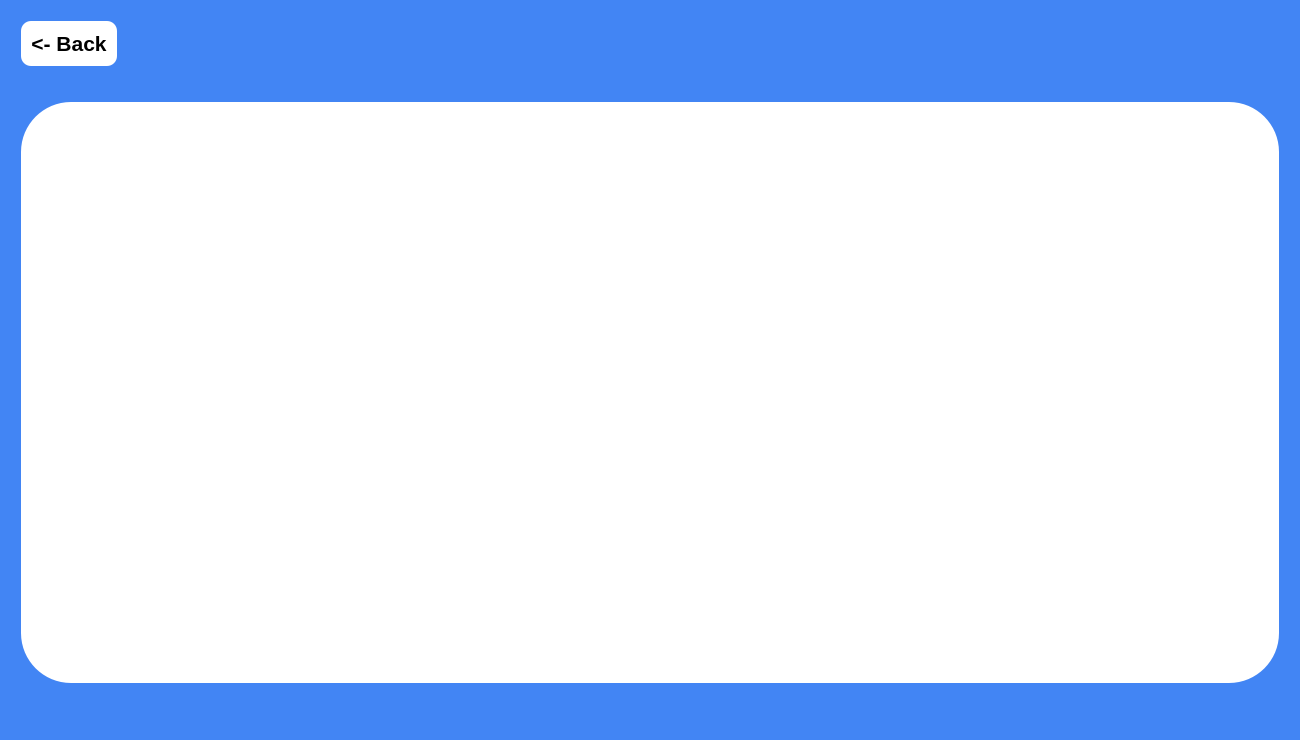
<?xml version="1.0" encoding="UTF-8"?>
<ui version="4.0">
 <class>MainWindow</class>
 <widget class="QMainWindow" name="MainWindow">
  <property name="enabled">
   <bool>true</bool>
  </property>
  <property name="geometry">
   <rect>
    <x>0</x>
    <y>0</y>
    <width>1300</width>
    <height>740</height>
   </rect>
  </property>
  <property name="windowTitle">
   <string>MainWindow</string>
  </property>
  <widget class="QWidget" name="centralwidget">
   <layout class="QGridLayout" name="gridLayout_4">
    <property name="leftMargin">
     <number>0</number>
    </property>
    <property name="topMargin">
     <number>0</number>
    </property>
    <property name="rightMargin">
     <number>0</number>
    </property>
    <property name="bottomMargin">
     <number>0</number>
    </property>
    <item row="0" column="0">
     <widget class="QStackedWidget" name="stackedWidget">
      <property name="styleSheet">
       <string notr="true">#Login_Page{
background-color: #4285F4;
}

#Configuration_Page{background-color: #4285F4;
}

#Map_Page{background-color: #4285F4;
}

 #Sensor_Page{background-color: #4285F4;
}</string>
      </property>
      <property name="currentIndex">
       <number>3</number>
      </property>
      <widget class="QWidget" name="Login_Page">
       <layout class="QGridLayout" name="gridLayout_2">
        <item row="1" column="3">
         <spacer name="horizontalSpacer">
          <property name="orientation">
           <enum>Qt::Horizontal</enum>
          </property>
          <property name="sizeHint" stdset="0">
           <size>
            <width>40</width>
            <height>20</height>
           </size>
          </property>
         </spacer>
        </item>
        <item row="1" column="0">
         <widget class="QLabel" name="Login_Graphics">
          <property name="text">
           <string/>
          </property>
          <property name="pixmap">
           <pixmap resource="resources.qrc">:/Assets/assets/Login_page_Graphic.png</pixmap>
          </property>
         </widget>
        </item>
        <item row="2" column="2">
         <spacer name="verticalSpacer">
          <property name="orientation">
           <enum>Qt::Vertical</enum>
          </property>
          <property name="sizeHint" stdset="0">
           <size>
            <width>20</width>
            <height>40</height>
           </size>
          </property>
         </spacer>
        </item>
        <item row="1" column="2">
         <widget class="QWidget" name="Login_Widget" native="true">
          <property name="sizePolicy">
           <sizepolicy hsizetype="Preferred" vsizetype="Preferred">
            <horstretch>0</horstretch>
            <verstretch>0</verstretch>
           </sizepolicy>
          </property>
          <property name="maximumSize">
           <size>
            <width>16777215</width>
            <height>16777215</height>
           </size>
          </property>
          <property name="autoFillBackground">
           <bool>false</bool>
          </property>
          <property name="styleSheet">
           <string notr="true">#Login_Widget{
background-color: #FFFFFF;
border-radius: 30px;
padding: 20px}</string>
          </property>
          <layout class="QVBoxLayout" name="verticalLayout" stretch="0,0,0,0">
           <property name="spacing">
            <number>12</number>
           </property>
           <property name="leftMargin">
            <number>36</number>
           </property>
           <property name="topMargin">
            <number>36</number>
           </property>
           <property name="rightMargin">
            <number>36</number>
           </property>
           <property name="bottomMargin">
            <number>36</number>
           </property>
           <item>
            <widget class="QLabel" name="Login_Label">
             <property name="font">
              <font>
               <pointsize>22</pointsize>
               <weight>75</weight>
               <bold>true</bold>
              </font>
             </property>
             <property name="layoutDirection">
              <enum>Qt::LeftToRight</enum>
             </property>
             <property name="styleSheet">
              <string notr="true"/>
             </property>
             <property name="text">
              <string>Login</string>
             </property>
             <property name="alignment">
              <set>Qt::AlignCenter</set>
             </property>
            </widget>
           </item>
           <item>
            <widget class="QWidget" name="widget_8" native="true">
             <layout class="QVBoxLayout" name="verticalLayout_9">
              <item>
               <widget class="QWidget" name="widget_6" native="true">
                <layout class="QVBoxLayout" name="verticalLayout_7">
                 <property name="spacing">
                  <number>17</number>
                 </property>
                 <item>
                  <widget class="QLabel" name="Username_Label">
                   <property name="font">
                    <font>
                     <pointsize>16</pointsize>
                     <weight>75</weight>
                     <bold>true</bold>
                    </font>
                   </property>
                   <property name="text">
                    <string>Username</string>
                   </property>
                  </widget>
                 </item>
                 <item>
                  <widget class="QLineEdit" name="Enter_Username_LineEdit">
                   <property name="minimumSize">
                    <size>
                     <width>0</width>
                     <height>44</height>
                    </size>
                   </property>
                   <property name="maximumSize">
                    <size>
                     <width>16777215</width>
                     <height>44</height>
                    </size>
                   </property>
                   <property name="styleSheet">
                    <string notr="true">#Enter_Username_LineEdit{
border : solid #868686;
border-width : 2px;
border-radius: 10px
}</string>
                   </property>
                   <property name="frame">
                    <bool>false</bool>
                   </property>
                   <property name="placeholderText">
                    <string>Enter Username</string>
                   </property>
                  </widget>
                 </item>
                </layout>
               </widget>
              </item>
              <item>
               <widget class="QWidget" name="widget_7" native="true">
                <layout class="QVBoxLayout" name="verticalLayout_8">
                 <property name="spacing">
                  <number>17</number>
                 </property>
                 <item>
                  <widget class="QLabel" name="Password_Label">
                   <property name="font">
                    <font>
                     <pointsize>16</pointsize>
                     <weight>75</weight>
                     <bold>true</bold>
                    </font>
                   </property>
                   <property name="text">
                    <string>Password</string>
                   </property>
                  </widget>
                 </item>
                 <item>
                  <widget class="QLineEdit" name="Enter_Password_LineEdit">
                   <property name="sizePolicy">
                    <sizepolicy hsizetype="Expanding" vsizetype="Fixed">
                     <horstretch>0</horstretch>
                     <verstretch>0</verstretch>
                    </sizepolicy>
                   </property>
                   <property name="minimumSize">
                    <size>
                     <width>0</width>
                     <height>44</height>
                    </size>
                   </property>
                   <property name="maximumSize">
                    <size>
                     <width>16777215</width>
                     <height>44</height>
                    </size>
                   </property>
                   <property name="styleSheet">
                    <string notr="true">#Enter_Password_LineEdit{
border : solid #868686;
border-width : 2px;
border-radius: 10px
}</string>
                   </property>
                   <property name="frame">
                    <bool>false</bool>
                   </property>
                   <property name="placeholderText">
                    <string>Enter Password</string>
                   </property>
                  </widget>
                 </item>
                </layout>
               </widget>
              </item>
             </layout>
            </widget>
           </item>
           <item>
            <widget class="QLabel" name="Error_Label">
             <property name="minimumSize">
              <size>
               <width>0</width>
               <height>20</height>
              </size>
             </property>
             <property name="maximumSize">
              <size>
               <width>16777215</width>
               <height>20</height>
              </size>
             </property>
            </widget>
           </item>
           <item alignment="Qt::AlignHCenter">
            <widget class="QPushButton" name="Login_PushButton">
             <property name="sizePolicy">
              <sizepolicy hsizetype="Expanding" vsizetype="Fixed">
               <horstretch>0</horstretch>
               <verstretch>0</verstretch>
              </sizepolicy>
             </property>
             <property name="minimumSize">
              <size>
               <width>340</width>
               <height>56</height>
              </size>
             </property>
             <property name="maximumSize">
              <size>
               <width>340</width>
               <height>56</height>
              </size>
             </property>
             <property name="font">
              <font>
               <pointsize>16</pointsize>
               <weight>75</weight>
               <bold>true</bold>
              </font>
             </property>
             <property name="styleSheet">
              <string notr="true">#Login_PushButton{
background-color: qlineargradient(x1: 0, y1: 0, x2: 0, y2: 1, stop: 0 #4285F4, stop: 1 #4285F4);
border: none;
border-radius: 20px;
color: white
}</string>
             </property>
             <property name="text">
              <string>Login</string>
             </property>
            </widget>
           </item>
          </layout>
         </widget>
        </item>
        <item row="1" column="1">
         <spacer name="horizontalSpacer_2">
          <property name="orientation">
           <enum>Qt::Horizontal</enum>
          </property>
          <property name="sizeHint" stdset="0">
           <size>
            <width>40</width>
            <height>20</height>
           </size>
          </property>
         </spacer>
        </item>
        <item row="0" column="2">
         <spacer name="verticalSpacer_2">
          <property name="orientation">
           <enum>Qt::Vertical</enum>
          </property>
          <property name="sizeHint" stdset="0">
           <size>
            <width>20</width>
            <height>40</height>
           </size>
          </property>
         </spacer>
        </item>
       </layout>
      </widget>
      <widget class="QWidget" name="Configuration_Page">
       <layout class="QGridLayout" name="gridLayout_3">
        <item row="2" column="1">
         <spacer name="horizontalSpacer_5">
          <property name="orientation">
           <enum>Qt::Vertical</enum>
          </property>
          <property name="sizeType">
           <enum>QSizePolicy::Maximum</enum>
          </property>
          <property name="sizeHint" stdset="0">
           <size>
            <width>20</width>
            <height>40</height>
           </size>
          </property>
         </spacer>
        </item>
        <item row="1" column="2">
         <spacer name="horizontalSpacer_4">
          <property name="orientation">
           <enum>Qt::Horizontal</enum>
          </property>
          <property name="sizeType">
           <enum>QSizePolicy::Maximum</enum>
          </property>
          <property name="sizeHint" stdset="0">
           <size>
            <width>40</width>
            <height>20</height>
           </size>
          </property>
         </spacer>
        </item>
        <item row="1" column="1">
         <widget class="QWidget" name="Background_Card" native="true">
          <property name="sizePolicy">
           <sizepolicy hsizetype="Preferred" vsizetype="Preferred">
            <horstretch>0</horstretch>
            <verstretch>0</verstretch>
           </sizepolicy>
          </property>
          <property name="maximumSize">
           <size>
            <width>16777215</width>
            <height>16777215</height>
           </size>
          </property>
          <property name="layoutDirection">
           <enum>Qt::LeftToRight</enum>
          </property>
          <property name="styleSheet">
           <string notr="true">#Background_Card{
background-color:#FFFFFF;
border-radius:40;

}</string>
          </property>
          <layout class="QVBoxLayout" name="verticalLayout_2">
           <property name="leftMargin">
            <number>12</number>
           </property>
           <property name="topMargin">
            <number>36</number>
           </property>
           <property name="rightMargin">
            <number>12</number>
           </property>
           <property name="bottomMargin">
            <number>12</number>
           </property>
           <item>
            <widget class="QLabel" name="Initial_Configuration_Label">
             <property name="sizePolicy">
              <sizepolicy hsizetype="Expanding" vsizetype="Fixed">
               <horstretch>0</horstretch>
               <verstretch>0</verstretch>
              </sizepolicy>
             </property>
             <property name="font">
              <font>
               <pointsize>22</pointsize>
               <weight>75</weight>
               <bold>true</bold>
              </font>
             </property>
             <property name="styleSheet">
              <string notr="true">#Initial_Configuration_Label{
background: transparent}</string>
             </property>
             <property name="text">
              <string>Initial Configuration</string>
             </property>
             <property name="alignment">
              <set>Qt::AlignCenter</set>
             </property>
            </widget>
           </item>
           <item>
            <widget class="QWidget" name="widget" native="true">
             <property name="sizePolicy">
              <sizepolicy hsizetype="Preferred" vsizetype="Preferred">
               <horstretch>0</horstretch>
               <verstretch>0</verstretch>
              </sizepolicy>
             </property>
             <layout class="QHBoxLayout" name="horizontalLayout" stretch="5,5">
              <item alignment="Qt::AlignVCenter">
               <widget class="QWidget" name="widget_2" native="true">
                <property name="sizePolicy">
                 <sizepolicy hsizetype="Preferred" vsizetype="Preferred">
                  <horstretch>0</horstretch>
                  <verstretch>0</verstretch>
                 </sizepolicy>
                </property>
                <layout class="QVBoxLayout" name="verticalLayout_3">
                 <property name="spacing">
                  <number>12</number>
                 </property>
                 <item alignment="Qt::AlignTop">
                  <widget class="QWidget" name="widget_4" native="true">
                   <layout class="QVBoxLayout" name="verticalLayout_5">
                    <property name="spacing">
                     <number>17</number>
                    </property>
                    <item>
                     <widget class="QLabel" name="Initial_Latitude_Label">
                      <property name="font">
                       <font>
                        <pointsize>16</pointsize>
                        <weight>75</weight>
                        <bold>true</bold>
                       </font>
                      </property>
                      <property name="text">
                       <string>Initial Latitude</string>
                      </property>
                     </widget>
                    </item>
                    <item>
                     <widget class="QLineEdit" name="Enter_Latitude_LineEdit">
                      <property name="minimumSize">
                       <size>
                        <width>0</width>
                        <height>44</height>
                       </size>
                      </property>
                      <property name="styleSheet">
                       <string notr="true">#Enter_Latitude_LineEdit{
border : solid #868686;
border-width : 2px;
border-radius: 10px
}</string>
                      </property>
                      <property name="placeholderText">
                       <string>Enter current Latitude</string>
                      </property>
                     </widget>
                    </item>
                   </layout>
                  </widget>
                 </item>
                 <item>
                  <spacer name="verticalSpacer_3">
                   <property name="orientation">
                    <enum>Qt::Vertical</enum>
                   </property>
                   <property name="sizeHint" stdset="0">
                    <size>
                     <width>20</width>
                     <height>40</height>
                    </size>
                   </property>
                  </spacer>
                 </item>
                 <item alignment="Qt::AlignTop">
                  <widget class="QWidget" name="widget_5" native="true">
                   <layout class="QVBoxLayout" name="verticalLayout_6">
                    <property name="spacing">
                     <number>16</number>
                    </property>
                    <item>
                     <widget class="QLabel" name="Initial_Longitude_Label">
                      <property name="font">
                       <font>
                        <pointsize>16</pointsize>
                        <weight>75</weight>
                        <bold>true</bold>
                       </font>
                      </property>
                      <property name="text">
                       <string>Initial Longitude</string>
                      </property>
                     </widget>
                    </item>
                    <item>
                     <widget class="QLineEdit" name="Enter_Longitude_LineEdit">
                      <property name="minimumSize">
                       <size>
                        <width>0</width>
                        <height>44</height>
                       </size>
                      </property>
                      <property name="styleSheet">
                       <string notr="true">#Enter_Longitude_LineEdit{
border : solid #868686;
border-width : 2px;
border-radius: 10px
}</string>
                      </property>
                      <property name="placeholderText">
                       <string>Enter current Longitude</string>
                      </property>
                     </widget>
                    </item>
                   </layout>
                  </widget>
                 </item>
                </layout>
               </widget>
              </item>
              <item alignment="Qt::AlignHCenter">
               <widget class="QWidget" name="widget_3" native="true">
                <layout class="QVBoxLayout" name="verticalLayout_4">
                 <item>
                  <widget class="QPushButton" name="Load_PushButton">
                   <property name="sizePolicy">
                    <sizepolicy hsizetype="Fixed" vsizetype="Fixed">
                     <horstretch>0</horstretch>
                     <verstretch>0</verstretch>
                    </sizepolicy>
                   </property>
                   <property name="minimumSize">
                    <size>
                     <width>256</width>
                     <height>56</height>
                    </size>
                   </property>
                   <property name="font">
                    <font>
                     <pointsize>16</pointsize>
                     <weight>75</weight>
                     <bold>true</bold>
                    </font>
                   </property>
                   <property name="styleSheet">
                    <string notr="true">#Load_PushButton{
background-color: qlineargradient(x1: 0, y1: 0, x2: 0, y2: 1, stop: 0 #4285F4, stop: 1 #4285F4);
border: none;
border-radius: 20px;
color: white
}</string>
                   </property>
                   <property name="text">
                    <string>Load</string>
                   </property>
                  </widget>
                 </item>
                 <item>
                  <widget class="QPushButton" name="Save_PushButton">
                   <property name="sizePolicy">
                    <sizepolicy hsizetype="Fixed" vsizetype="Fixed">
                     <horstretch>0</horstretch>
                     <verstretch>0</verstretch>
                    </sizepolicy>
                   </property>
                   <property name="minimumSize">
                    <size>
                     <width>256</width>
                     <height>56</height>
                    </size>
                   </property>
                   <property name="font">
                    <font>
                     <pointsize>16</pointsize>
                     <weight>75</weight>
                     <bold>true</bold>
                    </font>
                   </property>
                   <property name="styleSheet">
                    <string notr="true">#Save_PushButton{
background-color: qlineargradient(x1: 0, y1: 0, x2: 0, y2: 1, stop: 0 #4285F4, stop: 1 #4285F4);
border: none;
border-radius: 20px;
color: white
}</string>
                   </property>
                   <property name="text">
                    <string>Save</string>
                   </property>
                  </widget>
                 </item>
                 <item>
                  <widget class="QPushButton" name="Start_PushButton">
                   <property name="sizePolicy">
                    <sizepolicy hsizetype="Fixed" vsizetype="Fixed">
                     <horstretch>0</horstretch>
                     <verstretch>0</verstretch>
                    </sizepolicy>
                   </property>
                   <property name="minimumSize">
                    <size>
                     <width>256</width>
                     <height>56</height>
                    </size>
                   </property>
                   <property name="font">
                    <font>
                     <pointsize>16</pointsize>
                     <weight>75</weight>
                     <bold>true</bold>
                    </font>
                   </property>
                   <property name="styleSheet">
                    <string notr="true">#Start_PushButton{
background-color: qlineargradient(x1: 0, y1: 0, x2: 0, y2: 1, stop: 0 #4285F4, stop: 1 #4285F4);
border: none;
border-radius: 20px;
color: white
}</string>
                   </property>
                   <property name="text">
                    <string>Start</string>
                   </property>
                  </widget>
                 </item>
                </layout>
               </widget>
              </item>
             </layout>
            </widget>
           </item>
          </layout>
         </widget>
        </item>
        <item row="1" column="0">
         <spacer name="horizontalSpacer_3">
          <property name="orientation">
           <enum>Qt::Horizontal</enum>
          </property>
          <property name="sizeType">
           <enum>QSizePolicy::Preferred</enum>
          </property>
          <property name="sizeHint" stdset="0">
           <size>
            <width>40</width>
            <height>20</height>
           </size>
          </property>
         </spacer>
        </item>
        <item row="0" column="1">
         <spacer name="horizontalSpacer_6">
          <property name="orientation">
           <enum>Qt::Vertical</enum>
          </property>
          <property name="sizeType">
           <enum>QSizePolicy::Maximum</enum>
          </property>
          <property name="sizeHint" stdset="0">
           <size>
            <width>20</width>
            <height>40</height>
           </size>
          </property>
         </spacer>
        </item>
       </layout>
      </widget>
      <widget class="QWidget" name="Map_Page">
       <layout class="QVBoxLayout" name="verticalLayout_10">
        <property name="leftMargin">
         <number>16</number>
        </property>
        <property name="topMargin">
         <number>16</number>
        </property>
        <property name="rightMargin">
         <number>16</number>
        </property>
        <property name="bottomMargin">
         <number>32</number>
        </property>
        <item>
         <layout class="QVBoxLayout" name="Map_Page_Layout" stretch="9,1">
          <property name="spacing">
           <number>16</number>
          </property>
          <property name="sizeConstraint">
           <enum>QLayout::SetDefaultConstraint</enum>
          </property>
          <item>
           <widget class="QWidget" name="Map_Widget" native="true">
            <property name="maximumSize">
             <size>
              <width>16777215</width>
              <height>500</height>
             </size>
            </property>
            <property name="styleSheet">
             <string notr="true">#Map_Widget{
background-color: #FFFFFF;
border-radius: 25px;
padding: 20px}</string>
            </property>
            <layout class="QGridLayout" name="gridLayout">
             <property name="leftMargin">
              <number>0</number>
             </property>
             <property name="topMargin">
              <number>0</number>
             </property>
             <property name="rightMargin">
              <number>0</number>
             </property>
             <property name="bottomMargin">
              <number>0</number>
             </property>
             <item row="0" column="0">
              <layout class="QVBoxLayout" name="MapViz_Layout"/>
             </item>
            </layout>
           </widget>
          </item>
          <item>
           <widget class="QWidget" name="Info_Widget" native="true">
            <property name="sizePolicy">
             <sizepolicy hsizetype="Preferred" vsizetype="Minimum">
              <horstretch>0</horstretch>
              <verstretch>0</verstretch>
             </sizepolicy>
            </property>
            <property name="minimumSize">
             <size>
              <width>0</width>
              <height>0</height>
             </size>
            </property>
            <property name="styleSheet">
             <string notr="true">#Info_Widget{
background-color: #FFFFFF;
border-radius: 25px;
padding: 20px}</string>
            </property>
            <layout class="QVBoxLayout" name="verticalLayout_11" stretch="0,0">
             <property name="spacing">
              <number>0</number>
             </property>
             <property name="leftMargin">
              <number>0</number>
             </property>
             <property name="topMargin">
              <number>0</number>
             </property>
             <property name="rightMargin">
              <number>0</number>
             </property>
             <property name="bottomMargin">
              <number>0</number>
             </property>
             <item>
              <widget class="QWidget" name="widget_9" native="true">
               <property name="sizePolicy">
                <sizepolicy hsizetype="Preferred" vsizetype="Minimum">
                 <horstretch>0</horstretch>
                 <verstretch>0</verstretch>
                </sizepolicy>
               </property>
               <property name="minimumSize">
                <size>
                 <width>0</width>
                 <height>0</height>
                </size>
               </property>
               <layout class="QHBoxLayout" name="horizontalLayout_2">
                <property name="topMargin">
                 <number>0</number>
                </property>
                <property name="bottomMargin">
                 <number>0</number>
                </property>
                <item>
                 <widget class="QWidget" name="widget_15" native="true">
                  <layout class="QHBoxLayout" name="horizontalLayout_4">
                   <property name="leftMargin">
                    <number>0</number>
                   </property>
                   <property name="topMargin">
                    <number>0</number>
                   </property>
                   <property name="rightMargin">
                    <number>0</number>
                   </property>
                   <property name="bottomMargin">
                    <number>0</number>
                   </property>
                   <item>
                    <widget class="QLabel" name="label">
                     <property name="text">
                      <string>Latitude:</string>
                     </property>
                     <property name="alignment">
                      <set>Qt::AlignCenter</set>
                     </property>
                    </widget>
                   </item>
                   <item>
                    <widget class="QLabel" name="Current_Latitude_Label">
                     <property name="text">
                      <string>-</string>
                     </property>
                     <property name="alignment">
                      <set>Qt::AlignCenter</set>
                     </property>
                    </widget>
                   </item>
                  </layout>
                 </widget>
                </item>
                <item>
                 <widget class="QWidget" name="widget_14" native="true">
                  <layout class="QHBoxLayout" name="horizontalLayout_5">
                   <property name="leftMargin">
                    <number>0</number>
                   </property>
                   <property name="topMargin">
                    <number>0</number>
                   </property>
                   <property name="rightMargin">
                    <number>0</number>
                   </property>
                   <property name="bottomMargin">
                    <number>0</number>
                   </property>
                   <item>
                    <widget class="QLabel" name="label_4">
                     <property name="text">
                      <string>Longitude:</string>
                     </property>
                     <property name="alignment">
                      <set>Qt::AlignCenter</set>
                     </property>
                    </widget>
                   </item>
                   <item>
                    <widget class="QLabel" name="Current_Longitude_Label">
                     <property name="text">
                      <string>-</string>
                     </property>
                     <property name="alignment">
                      <set>Qt::AlignCenter</set>
                     </property>
                    </widget>
                   </item>
                  </layout>
                 </widget>
                </item>
                <item>
                 <widget class="QWidget" name="widget_13" native="true">
                  <layout class="QHBoxLayout" name="horizontalLayout_9">
                   <property name="leftMargin">
                    <number>0</number>
                   </property>
                   <property name="topMargin">
                    <number>0</number>
                   </property>
                   <property name="rightMargin">
                    <number>0</number>
                   </property>
                   <property name="bottomMargin">
                    <number>0</number>
                   </property>
                   <item>
                    <widget class="QLabel" name="label_7">
                     <property name="text">
                      <string>Direction:</string>
                     </property>
                     <property name="alignment">
                      <set>Qt::AlignCenter</set>
                     </property>
                    </widget>
                   </item>
                   <item>
                    <widget class="QLabel" name="Current_Direction_Label">
                     <property name="text">
                      <string>-</string>
                     </property>
                     <property name="alignment">
                      <set>Qt::AlignCenter</set>
                     </property>
                    </widget>
                   </item>
                  </layout>
                 </widget>
                </item>
                <item>
                 <widget class="QWidget" name="widget_12" native="true">
                  <layout class="QHBoxLayout" name="horizontalLayout_10">
                   <property name="leftMargin">
                    <number>0</number>
                   </property>
                   <property name="topMargin">
                    <number>0</number>
                   </property>
                   <property name="rightMargin">
                    <number>0</number>
                   </property>
                   <property name="bottomMargin">
                    <number>0</number>
                   </property>
                   <item>
                    <widget class="QLabel" name="label_11">
                     <property name="text">
                      <string>Distance Covered:</string>
                     </property>
                     <property name="alignment">
                      <set>Qt::AlignCenter</set>
                     </property>
                    </widget>
                   </item>
                   <item>
                    <widget class="QLabel" name="Distance_Covered_Label">
                     <property name="text">
                      <string>-</string>
                     </property>
                     <property name="alignment">
                      <set>Qt::AlignCenter</set>
                     </property>
                    </widget>
                   </item>
                  </layout>
                 </widget>
                </item>
                <item>
                 <widget class="QWidget" name="widget_11" native="true">
                  <layout class="QHBoxLayout" name="horizontalLayout_13">
                   <property name="leftMargin">
                    <number>0</number>
                   </property>
                   <property name="topMargin">
                    <number>0</number>
                   </property>
                   <property name="rightMargin">
                    <number>0</number>
                   </property>
                   <property name="bottomMargin">
                    <number>0</number>
                   </property>
                   <item>
                    <widget class="QLabel" name="label_15">
                     <property name="text">
                      <string>Elapsed Time:</string>
                     </property>
                     <property name="alignment">
                      <set>Qt::AlignCenter</set>
                     </property>
                    </widget>
                   </item>
                   <item>
                    <widget class="QLabel" name="Elapsed_Time_Label">
                     <property name="text">
                      <string>-</string>
                     </property>
                     <property name="alignment">
                      <set>Qt::AlignCenter</set>
                     </property>
                    </widget>
                   </item>
                  </layout>
                 </widget>
                </item>
               </layout>
              </widget>
             </item>
             <item>
              <widget class="QWidget" name="widget_10" native="true">
               <layout class="QHBoxLayout" name="horizontalLayout_3" stretch="0,0,0,0,0">
                <property name="topMargin">
                 <number>0</number>
                </property>
                <property name="bottomMargin">
                 <number>0</number>
                </property>
                <item>
                 <widget class="QWidget" name="widget_20" native="true">
                  <layout class="QHBoxLayout" name="horizontalLayout_7">
                   <property name="leftMargin">
                    <number>0</number>
                   </property>
                   <property name="topMargin">
                    <number>0</number>
                   </property>
                   <property name="rightMargin">
                    <number>0</number>
                   </property>
                   <property name="bottomMargin">
                    <number>0</number>
                   </property>
                   <item>
                    <widget class="QLabel" name="label_19">
                     <property name="text">
                      <string>Waypoints Reached:</string>
                     </property>
                     <property name="alignment">
                      <set>Qt::AlignCenter</set>
                     </property>
                    </widget>
                   </item>
                   <item>
                    <widget class="QLabel" name="Waypoints_Reached_Label">
                     <property name="text">
                      <string>-</string>
                     </property>
                     <property name="alignment">
                      <set>Qt::AlignCenter</set>
                     </property>
                    </widget>
                   </item>
                  </layout>
                 </widget>
                </item>
                <item>
                 <widget class="QWidget" name="widget_19" native="true">
                  <layout class="QHBoxLayout" name="horizontalLayout_6">
                   <property name="leftMargin">
                    <number>0</number>
                   </property>
                   <property name="topMargin">
                    <number>0</number>
                   </property>
                   <property name="rightMargin">
                    <number>0</number>
                   </property>
                   <property name="bottomMargin">
                    <number>0</number>
                   </property>
                   <item>
                    <widget class="QLabel" name="label_23">
                     <property name="text">
                      <string>Speed:</string>
                     </property>
                     <property name="alignment">
                      <set>Qt::AlignCenter</set>
                     </property>
                    </widget>
                   </item>
                   <item>
                    <widget class="QLabel" name="Current_Speed_Label">
                     <property name="text">
                      <string>-</string>
                     </property>
                     <property name="alignment">
                      <set>Qt::AlignCenter</set>
                     </property>
                    </widget>
                   </item>
                  </layout>
                 </widget>
                </item>
                <item>
                 <widget class="QWidget" name="widget_18" native="true">
                  <layout class="QHBoxLayout" name="horizontalLayout_8">
                   <property name="leftMargin">
                    <number>0</number>
                   </property>
                   <property name="topMargin">
                    <number>0</number>
                   </property>
                   <property name="rightMargin">
                    <number>0</number>
                   </property>
                   <property name="bottomMargin">
                    <number>0</number>
                   </property>
                   <item>
                    <widget class="QLabel" name="label_25">
                     <property name="text">
                      <string>Total Distance:</string>
                     </property>
                     <property name="alignment">
                      <set>Qt::AlignCenter</set>
                     </property>
                    </widget>
                   </item>
                   <item>
                    <widget class="QLabel" name="Total_Distance_Label">
                     <property name="text">
                      <string>-</string>
                     </property>
                     <property name="alignment">
                      <set>Qt::AlignCenter</set>
                     </property>
                    </widget>
                   </item>
                  </layout>
                 </widget>
                </item>
                <item>
                 <widget class="QWidget" name="widget_17" native="true">
                  <layout class="QHBoxLayout" name="horizontalLayout_11">
                   <property name="leftMargin">
                    <number>0</number>
                   </property>
                   <property name="topMargin">
                    <number>0</number>
                   </property>
                   <property name="rightMargin">
                    <number>0</number>
                   </property>
                   <property name="bottomMargin">
                    <number>0</number>
                   </property>
                   <item>
                    <widget class="QLabel" name="label_27">
                     <property name="text">
                      <string>ETA:</string>
                     </property>
                     <property name="alignment">
                      <set>Qt::AlignCenter</set>
                     </property>
                    </widget>
                   </item>
                   <item>
                    <widget class="QLabel" name="ETA_Label">
                     <property name="text">
                      <string>-</string>
                     </property>
                     <property name="alignment">
                      <set>Qt::AlignCenter</set>
                     </property>
                    </widget>
                   </item>
                  </layout>
                 </widget>
                </item>
                <item>
                 <widget class="QWidget" name="widget_16" native="true">
                  <layout class="QHBoxLayout" name="horizontalLayout_12">
                   <item>
                    <widget class="QPushButton" name="View_Sensor_data_PushButton">
                     <property name="sizePolicy">
                      <sizepolicy hsizetype="Preferred" vsizetype="Preferred">
                       <horstretch>0</horstretch>
                       <verstretch>0</verstretch>
                      </sizepolicy>
                     </property>
                     <property name="minimumSize">
                      <size>
                       <width>0</width>
                       <height>0</height>
                      </size>
                     </property>
                     <property name="font">
                      <font>
                       <weight>75</weight>
                       <bold>true</bold>
                      </font>
                     </property>
                     <property name="layoutDirection">
                      <enum>Qt::RightToLeft</enum>
                     </property>
                     <property name="styleSheet">
                      <string notr="true">#View_Sensor_data_PushButton{
background-color: qlineargradient(x1: 0, y1: 0, x2: 0, y2: 1, stop: 0 #4285F4, stop: 1 #4285F4);
border: none;
border-radius: 17px;
color: white}</string>
                     </property>
                     <property name="text">
                      <string>View Sensor Data</string>
                     </property>
                     <property name="checkable">
                      <bool>false</bool>
                     </property>
                     <property name="autoExclusive">
                      <bool>false</bool>
                     </property>
                    </widget>
                   </item>
                  </layout>
                 </widget>
                </item>
               </layout>
              </widget>
             </item>
            </layout>
           </widget>
          </item>
         </layout>
        </item>
       </layout>
      </widget>
      <widget class="QWidget" name="Sensor_Page">
       <layout class="QVBoxLayout" name="verticalLayout_12">
        <item>
         <widget class="QWidget" name="verticalWidget" native="true">
          <layout class="QVBoxLayout" name="verticalLayout_14" stretch="5,95">
           <property name="spacing">
            <number>36</number>
           </property>
           <property name="leftMargin">
            <number>12</number>
           </property>
           <property name="topMargin">
            <number>12</number>
           </property>
           <property name="rightMargin">
            <number>12</number>
           </property>
           <property name="bottomMargin">
            <number>48</number>
           </property>
           <item alignment="Qt::AlignVCenter">
            <widget class="QPushButton" name="Sensors_Page_Back_PushButton">
             <property name="sizePolicy">
              <sizepolicy hsizetype="Maximum" vsizetype="Fixed">
               <horstretch>0</horstretch>
               <verstretch>0</verstretch>
              </sizepolicy>
             </property>
             <property name="font">
              <font>
               <pointsize>16</pointsize>
               <weight>75</weight>
               <bold>true</bold>
              </font>
             </property>
             <property name="styleSheet">
              <string notr="true">#Sensors_Page_Back_PushButton{
background-color: qlineargradient(x1: 0, y1: 0, x2: 0, y2: 1, stop: 0 #FFFFFF, stop: 1 #FFFFFF);
border: none;
border-radius: 10;
color: black;
padding:10
}</string>
             </property>
             <property name="text">
              <string>&lt;- Back</string>
             </property>
            </widget>
           </item>
           <item>
            <widget class="QWidget" name="Sensor_Widget" native="true">
             <property name="maximumSize">
              <size>
               <width>16777215</width>
               <height>16777215</height>
              </size>
             </property>
             <property name="styleSheet">
              <string notr="true">#Sensor_Widget
{
background-color: #FFFFFF;
border-radius: 50
}</string>
             </property>
             <layout class="QGridLayout" name="gridLayout_5">
              <property name="leftMargin">
               <number>0</number>
              </property>
              <property name="topMargin">
               <number>0</number>
              </property>
              <property name="rightMargin">
               <number>0</number>
              </property>
              <property name="bottomMargin">
               <number>0</number>
              </property>
              <item row="0" column="0">
               <layout class="QVBoxLayout" name="RViz_Layout"/>
              </item>
             </layout>
            </widget>
           </item>
          </layout>
         </widget>
        </item>
       </layout>
      </widget>
     </widget>
    </item>
   </layout>
  </widget>
 </widget>
 <resources>
  <include location="resources.qrc"/>
 </resources>
 <connections/>
</ui>
